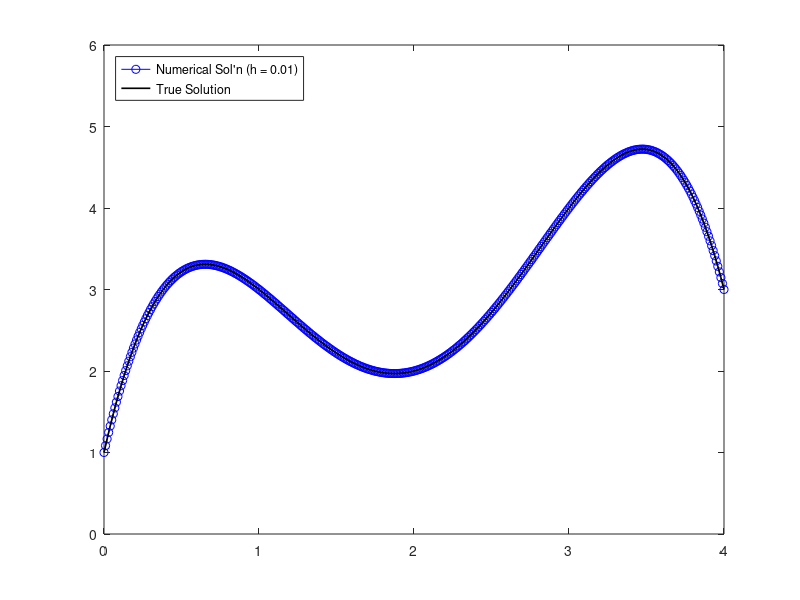

Write MATLAB code to recreate this figure.
f = @(x) polyval([-2 12 -20 8.5],x);            % dy/dx = f(x,y)
h = 0.01; y0 = 1; x = 0:h:4;                    % Step size, I.C., x
if x(end) < 4, x = [x 4]; end
 
y = y0*ones(size(x));           % Initialize y
for j = 2:length(x)             % RK 4 method
    k1 = h*f(x(j-1));
    k2 = h*f(x(j-1)+h/2);
    k3 = h*f(x(j-1)+h/2);
    k4 = h*f(x(j-1)+h);
    y(j) = y(j-1) + (1/6)*(k1 + 2*k2 + 2*k3 + k4);
end
 
g = @(x) polyval([-0.5 4 -10 8.5 1],x);         % True solution, y(x)
xtrue = linspace(x(1),x(end),200);              % Equally spaced x points
ytrue = g(xtrue);                               % Compute true solution

clf; plot(x,y,'o-b'); hold on;                  % Plot numerical sol'n
plot(xtrue,ytrue,'k-','LineWidth',1.2);         % Plot true solution
hold off; axis([0 4 0 6]);
legend(sprintf('Numerical Sol''n (h = %.2f)',h),...
    'True Solution','Location','northwest');
